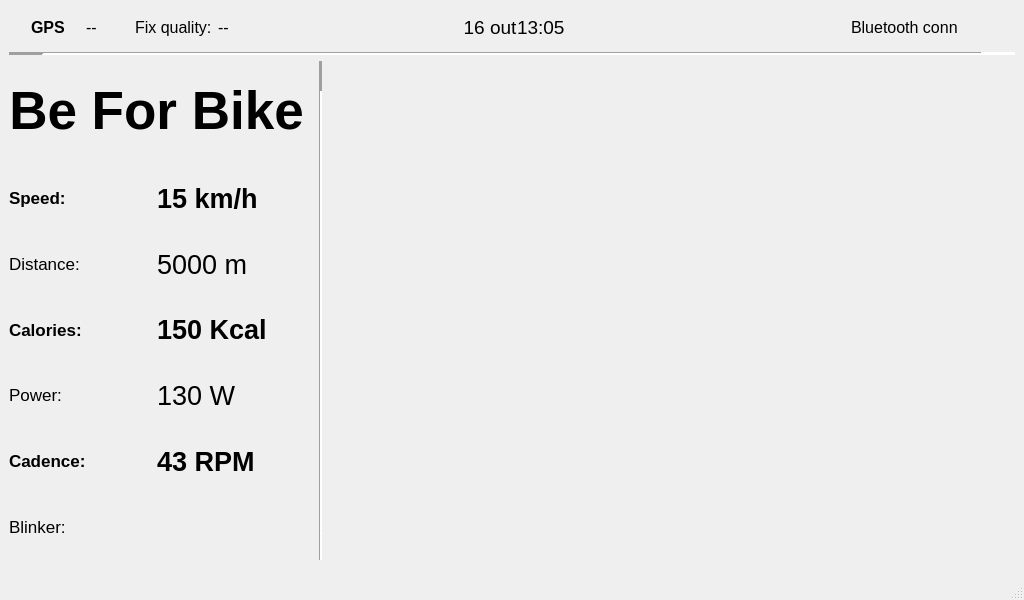
<?xml version="1.0" encoding="UTF-8"?>
<ui version="4.0">
 <class>MainWindow</class>
 <widget class="QMainWindow" name="MainWindow">
  <property name="geometry">
   <rect>
    <x>0</x>
    <y>0</y>
    <width>1024</width>
    <height>600</height>
   </rect>
  </property>
  <property name="minimumSize">
   <size>
    <width>1024</width>
    <height>600</height>
   </size>
  </property>
  <property name="maximumSize">
   <size>
    <width>1024</width>
    <height>600</height>
   </size>
  </property>
  <property name="windowTitle">
   <string>MainWindow</string>
  </property>
  <widget class="QWidget" name="centralwidget">
   <layout class="QVBoxLayout" name="verticalLayout_2">
    <item>
     <widget class="QFrame" name="frame">
      <property name="mouseTracking">
       <bool>false</bool>
      </property>
      <property name="frameShape">
       <enum>QFrame::Shape::NoFrame</enum>
      </property>
      <property name="frameShadow">
       <enum>QFrame::Shadow::Raised</enum>
      </property>
      <property name="lineWidth">
       <number>0</number>
      </property>
      <layout class="QHBoxLayout" name="horizontalLayout_2">
       <property name="spacing">
        <number>0</number>
       </property>
       <property name="leftMargin">
        <number>0</number>
       </property>
       <property name="topMargin">
        <number>0</number>
       </property>
       <property name="rightMargin">
        <number>0</number>
       </property>
       <property name="bottomMargin">
        <number>0</number>
       </property>
       <item alignment="Qt::AlignmentFlag::AlignLeft">
        <widget class="QFrame" name="frame_5">
         <property name="frameShape">
          <enum>QFrame::Shape::NoFrame</enum>
         </property>
         <property name="frameShadow">
          <enum>QFrame::Shadow::Raised</enum>
         </property>
         <layout class="QHBoxLayout" name="horizontalLayout_11">
          <item alignment="Qt::AlignmentFlag::AlignLeft">
           <widget class="QLabel" name="gps_icon_label">
            <property name="maximumSize">
             <size>
              <width>60</width>
              <height>16777215</height>
             </size>
            </property>
            <property name="text">
             <string/>
            </property>
            <property name="pixmap">
             <pixmap>icons/gps_off.svg</pixmap>
            </property>
            <property name="alignment">
             <set>Qt::AlignmentFlag::AlignRight|Qt::AlignmentFlag::AlignTrailing|Qt::AlignmentFlag::AlignVCenter</set>
            </property>
           </widget>
          </item>
          <item>
           <widget class="QLabel" name="label_26">
            <property name="font">
             <font>
              <pointsize>12</pointsize>
              <bold>true</bold>
             </font>
            </property>
            <property name="text">
             <string>GPS</string>
            </property>
           </widget>
          </item>
          <item alignment="Qt::AlignmentFlag::AlignLeft">
           <widget class="QLabel" name="label_19">
            <property name="maximumSize">
             <size>
              <width>40</width>
              <height>16777215</height>
             </size>
            </property>
            <property name="font">
             <font>
              <pointsize>12</pointsize>
             </font>
            </property>
            <property name="text">
             <string/>
            </property>
            <property name="pixmap">
             <pixmap>icons/satellite-dish.png</pixmap>
            </property>
           </widget>
          </item>
          <item alignment="Qt::AlignmentFlag::AlignLeft">
           <widget class="QLabel" name="satellities_label">
            <property name="minimumSize">
             <size>
              <width>30</width>
              <height>0</height>
             </size>
            </property>
            <property name="maximumSize">
             <size>
              <width>20</width>
              <height>16777215</height>
             </size>
            </property>
            <property name="font">
             <font>
              <pointsize>12</pointsize>
             </font>
            </property>
            <property name="text">
             <string>--</string>
            </property>
           </widget>
          </item>
          <item>
           <widget class="QLabel" name="label_23">
            <property name="text">
             <string/>
            </property>
            <property name="pixmap">
             <pixmap>icons/mobile.png</pixmap>
            </property>
           </widget>
          </item>
          <item>
           <widget class="QLabel" name="label_25">
            <property name="font">
             <font>
              <pointsize>12</pointsize>
             </font>
            </property>
            <property name="text">
             <string>Fix quality:</string>
            </property>
           </widget>
          </item>
          <item alignment="Qt::AlignmentFlag::AlignLeft">
           <widget class="QLabel" name="fix_quality_label">
            <property name="minimumSize">
             <size>
              <width>15</width>
              <height>0</height>
             </size>
            </property>
            <property name="font">
             <font>
              <pointsize>12</pointsize>
             </font>
            </property>
            <property name="text">
             <string>--</string>
            </property>
            <property name="margin">
             <number>0</number>
            </property>
           </widget>
          </item>
         </layout>
        </widget>
       </item>
       <item>
        <widget class="QFrame" name="frame_14">
         <property name="frameShape">
          <enum>QFrame::Shape::NoFrame</enum>
         </property>
         <property name="frameShadow">
          <enum>QFrame::Shadow::Plain</enum>
         </property>
         <layout class="QHBoxLayout" name="horizontalLayout_5">
          <property name="spacing">
           <number>0</number>
          </property>
          <property name="topMargin">
           <number>0</number>
          </property>
          <property name="rightMargin">
           <number>0</number>
          </property>
          <property name="bottomMargin">
           <number>0</number>
          </property>
          <item alignment="Qt::AlignmentFlag::AlignRight|Qt::AlignmentFlag::AlignVCenter">
           <widget class="QLabel" name="date_label">
            <property name="font">
             <font>
              <pointsize>14</pointsize>
             </font>
            </property>
            <property name="lineWidth">
             <number>0</number>
            </property>
            <property name="text">
             <string>16 out</string>
            </property>
            <property name="alignment">
             <set>Qt::AlignmentFlag::AlignHCenter|Qt::AlignmentFlag::AlignTop</set>
            </property>
            <property name="margin">
             <number>7</number>
            </property>
           </widget>
          </item>
          <item alignment="Qt::AlignmentFlag::AlignLeft|Qt::AlignmentFlag::AlignVCenter">
           <widget class="QLabel" name="time_label">
            <property name="font">
             <font>
              <pointsize>14</pointsize>
             </font>
            </property>
            <property name="text">
             <string>13:05</string>
            </property>
            <property name="margin">
             <number>7</number>
            </property>
           </widget>
          </item>
         </layout>
        </widget>
       </item>
       <item alignment="Qt::AlignmentFlag::AlignRight">
        <widget class="QFrame" name="frame_13">
         <property name="frameShape">
          <enum>QFrame::Shape::NoFrame</enum>
         </property>
         <property name="frameShadow">
          <enum>QFrame::Shadow::Raised</enum>
         </property>
         <layout class="QHBoxLayout" name="horizontalLayout_4">
          <property name="spacing">
           <number>0</number>
          </property>
          <property name="leftMargin">
           <number>0</number>
          </property>
          <property name="topMargin">
           <number>0</number>
          </property>
          <property name="rightMargin">
           <number>0</number>
          </property>
          <property name="bottomMargin">
           <number>0</number>
          </property>
          <item alignment="Qt::AlignmentFlag::AlignRight">
           <widget class="QLabel" name="label_28">
            <property name="font">
             <font>
              <pointsize>12</pointsize>
             </font>
            </property>
            <property name="text">
             <string>Bluetooth conn</string>
            </property>
           </widget>
          </item>
          <item alignment="Qt::AlignmentFlag::AlignRight">
           <widget class="QLabel" name="app_bt_label">
            <property name="minimumSize">
             <size>
              <width>50</width>
              <height>0</height>
             </size>
            </property>
            <property name="maximumSize">
             <size>
              <width>60</width>
              <height>16777215</height>
             </size>
            </property>
            <property name="text">
             <string/>
            </property>
            <property name="pixmap">
             <pixmap>icons/app_bt_off.svg</pixmap>
            </property>
            <property name="alignment">
             <set>Qt::AlignmentFlag::AlignRight|Qt::AlignmentFlag::AlignTrailing|Qt::AlignmentFlag::AlignVCenter</set>
            </property>
           </widget>
          </item>
          <item alignment="Qt::AlignmentFlag::AlignRight">
           <widget class="QLabel" name="crank_bt_label">
            <property name="maximumSize">
             <size>
              <width>70</width>
              <height>16777215</height>
             </size>
            </property>
            <property name="text">
             <string/>
            </property>
            <property name="pixmap">
             <pixmap>icons/crank_bt_off.png</pixmap>
            </property>
           </widget>
          </item>
         </layout>
        </widget>
       </item>
      </layout>
     </widget>
    </item>
    <item>
     <widget class="Line" name="line">
      <property name="lineWidth">
       <number>35</number>
      </property>
      <property name="orientation">
       <enum>Qt::Orientation::Horizontal</enum>
      </property>
     </widget>
    </item>
    <item>
     <widget class="QFrame" name="frame_2">
      <property name="frameShape">
       <enum>QFrame::Shape::NoFrame</enum>
      </property>
      <property name="frameShadow">
       <enum>QFrame::Shadow::Raised</enum>
      </property>
      <property name="lineWidth">
       <number>0</number>
      </property>
      <layout class="QHBoxLayout" name="horizontalLayout">
       <property name="spacing">
        <number>0</number>
       </property>
       <property name="leftMargin">
        <number>0</number>
       </property>
       <property name="topMargin">
        <number>0</number>
       </property>
       <property name="rightMargin">
        <number>0</number>
       </property>
       <item>
        <widget class="QFrame" name="frame_3">
         <property name="frameShape">
          <enum>QFrame::Shape::NoFrame</enum>
         </property>
         <property name="frameShadow">
          <enum>QFrame::Shadow::Raised</enum>
         </property>
         <layout class="QVBoxLayout" name="verticalLayout">
          <property name="spacing">
           <number>0</number>
          </property>
          <property name="leftMargin">
           <number>0</number>
          </property>
          <property name="topMargin">
           <number>0</number>
          </property>
          <property name="rightMargin">
           <number>15</number>
          </property>
          <property name="bottomMargin">
           <number>0</number>
          </property>
          <item>
           <widget class="QFrame" name="frame_12">
            <property name="frameShape">
             <enum>QFrame::Shape::NoFrame</enum>
            </property>
            <property name="frameShadow">
             <enum>QFrame::Shadow::Raised</enum>
            </property>
            <property name="lineWidth">
             <number>0</number>
            </property>
            <layout class="QVBoxLayout" name="verticalLayout_3">
             <property name="spacing">
              <number>0</number>
             </property>
             <property name="leftMargin">
              <number>0</number>
             </property>
             <property name="topMargin">
              <number>20</number>
             </property>
             <property name="rightMargin">
              <number>0</number>
             </property>
             <property name="bottomMargin">
              <number>10</number>
             </property>
             <item>
              <widget class="QLabel" name="label_18">
               <property name="font">
                <font>
                 <pointsize>40</pointsize>
                 <bold>true</bold>
                </font>
               </property>
               <property name="text">
                <string>Be For Bike</string>
               </property>
               <property name="textFormat">
                <enum>Qt::TextFormat::AutoText</enum>
               </property>
               <property name="alignment">
                <set>Qt::AlignmentFlag::AlignCenter</set>
               </property>
               <property name="margin">
                <number>2</number>
               </property>
              </widget>
             </item>
             <item>
              <widget class="QLabel" name="label_21">
               <property name="text">
                <string/>
               </property>
               <property name="pixmap">
                <pixmap>icons/bike (2).png</pixmap>
               </property>
               <property name="alignment">
                <set>Qt::AlignmentFlag::AlignCenter</set>
               </property>
              </widget>
             </item>
            </layout>
           </widget>
          </item>
          <item>
           <widget class="QFrame" name="frame_6">
            <property name="font">
             <font>
              <bold>true</bold>
              <underline>false</underline>
              <strikeout>false</strikeout>
              <kerning>true</kerning>
             </font>
            </property>
            <property name="frameShape">
             <enum>QFrame::Shape::NoFrame</enum>
            </property>
            <property name="frameShadow">
             <enum>QFrame::Shadow::Raised</enum>
            </property>
            <layout class="QHBoxLayout" name="horizontalLayout_6">
             <property name="spacing">
              <number>0</number>
             </property>
             <property name="leftMargin">
              <number>0</number>
             </property>
             <property name="topMargin">
              <number>0</number>
             </property>
             <property name="rightMargin">
              <number>0</number>
             </property>
             <property name="bottomMargin">
              <number>0</number>
             </property>
             <item>
              <widget class="QLabel" name="label">
               <property name="font">
                <font>
                 <pointsize>13</pointsize>
                 <bold>true</bold>
                 <underline>false</underline>
                 <strikeout>false</strikeout>
                 <kerning>true</kerning>
                </font>
               </property>
               <property name="text">
                <string>Speed:</string>
               </property>
              </widget>
             </item>
             <item>
              <widget class="QLabel" name="speed_label">
               <property name="font">
                <font>
                 <pointsize>20</pointsize>
                 <bold>true</bold>
                 <underline>false</underline>
                 <strikeout>false</strikeout>
                 <kerning>true</kerning>
                </font>
               </property>
               <property name="text">
                <string>15 km/h</string>
               </property>
              </widget>
             </item>
            </layout>
           </widget>
          </item>
          <item>
           <widget class="QFrame" name="frame_7">
            <property name="frameShape">
             <enum>QFrame::Shape::NoFrame</enum>
            </property>
            <property name="frameShadow">
             <enum>QFrame::Shadow::Raised</enum>
            </property>
            <layout class="QHBoxLayout" name="horizontalLayout_7">
             <property name="spacing">
              <number>0</number>
             </property>
             <property name="leftMargin">
              <number>0</number>
             </property>
             <property name="topMargin">
              <number>0</number>
             </property>
             <property name="rightMargin">
              <number>0</number>
             </property>
             <property name="bottomMargin">
              <number>0</number>
             </property>
             <item>
              <widget class="QLabel" name="label_3">
               <property name="font">
                <font>
                 <pointsize>13</pointsize>
                </font>
               </property>
               <property name="text">
                <string>Distance:</string>
               </property>
              </widget>
             </item>
             <item>
              <widget class="QLabel" name="distance_label">
               <property name="font">
                <font>
                 <pointsize>20</pointsize>
                </font>
               </property>
               <property name="text">
                <string>5000 m </string>
               </property>
              </widget>
             </item>
            </layout>
           </widget>
          </item>
          <item>
           <widget class="QFrame" name="frame_8">
            <property name="font">
             <font>
              <bold>true</bold>
             </font>
            </property>
            <property name="frameShape">
             <enum>QFrame::Shape::NoFrame</enum>
            </property>
            <property name="frameShadow">
             <enum>QFrame::Shadow::Raised</enum>
            </property>
            <layout class="QHBoxLayout" name="horizontalLayout_8">
             <property name="spacing">
              <number>0</number>
             </property>
             <property name="leftMargin">
              <number>0</number>
             </property>
             <property name="topMargin">
              <number>0</number>
             </property>
             <property name="rightMargin">
              <number>0</number>
             </property>
             <property name="bottomMargin">
              <number>0</number>
             </property>
             <item>
              <widget class="QLabel" name="label_5">
               <property name="font">
                <font>
                 <pointsize>13</pointsize>
                 <bold>true</bold>
                </font>
               </property>
               <property name="text">
                <string>Calories:</string>
               </property>
              </widget>
             </item>
             <item>
              <widget class="QLabel" name="calories_label">
               <property name="font">
                <font>
                 <pointsize>20</pointsize>
                 <bold>true</bold>
                </font>
               </property>
               <property name="text">
                <string>150 Kcal</string>
               </property>
              </widget>
             </item>
            </layout>
           </widget>
          </item>
          <item>
           <widget class="QFrame" name="frame_9">
            <property name="frameShape">
             <enum>QFrame::Shape::NoFrame</enum>
            </property>
            <property name="frameShadow">
             <enum>QFrame::Shadow::Raised</enum>
            </property>
            <layout class="QHBoxLayout" name="horizontalLayout_9">
             <property name="spacing">
              <number>0</number>
             </property>
             <property name="leftMargin">
              <number>0</number>
             </property>
             <property name="topMargin">
              <number>0</number>
             </property>
             <property name="rightMargin">
              <number>0</number>
             </property>
             <property name="bottomMargin">
              <number>0</number>
             </property>
             <item>
              <widget class="QLabel" name="label_7">
               <property name="font">
                <font>
                 <pointsize>13</pointsize>
                </font>
               </property>
               <property name="text">
                <string>Power:</string>
               </property>
              </widget>
             </item>
             <item>
              <widget class="QLabel" name="power_label">
               <property name="font">
                <font>
                 <pointsize>20</pointsize>
                </font>
               </property>
               <property name="text">
                <string>130 W</string>
               </property>
              </widget>
             </item>
            </layout>
           </widget>
          </item>
          <item>
           <widget class="QFrame" name="frame_10">
            <property name="font">
             <font>
              <bold>true</bold>
             </font>
            </property>
            <property name="frameShape">
             <enum>QFrame::Shape::NoFrame</enum>
            </property>
            <property name="frameShadow">
             <enum>QFrame::Shadow::Raised</enum>
            </property>
            <layout class="QHBoxLayout" name="horizontalLayout_10">
             <property name="spacing">
              <number>0</number>
             </property>
             <property name="leftMargin">
              <number>0</number>
             </property>
             <property name="topMargin">
              <number>0</number>
             </property>
             <property name="rightMargin">
              <number>0</number>
             </property>
             <property name="bottomMargin">
              <number>0</number>
             </property>
             <item>
              <widget class="QLabel" name="label_9">
               <property name="font">
                <font>
                 <pointsize>13</pointsize>
                 <bold>true</bold>
                </font>
               </property>
               <property name="text">
                <string>Cadence: </string>
               </property>
              </widget>
             </item>
             <item>
              <widget class="QLabel" name="cadence_label">
               <property name="font">
                <font>
                 <pointsize>20</pointsize>
                 <bold>true</bold>
                </font>
               </property>
               <property name="text">
                <string>43 RPM</string>
               </property>
              </widget>
             </item>
            </layout>
           </widget>
          </item>
          <item>
           <widget class="QFrame" name="frame_11">
            <property name="frameShape">
             <enum>QFrame::Shape::NoFrame</enum>
            </property>
            <property name="frameShadow">
             <enum>QFrame::Shadow::Raised</enum>
            </property>
            <layout class="QHBoxLayout" name="horizontalLayout_3">
             <property name="spacing">
              <number>0</number>
             </property>
             <property name="leftMargin">
              <number>0</number>
             </property>
             <property name="topMargin">
              <number>0</number>
             </property>
             <property name="rightMargin">
              <number>0</number>
             </property>
             <property name="bottomMargin">
              <number>0</number>
             </property>
             <item>
              <widget class="QLabel" name="label_11">
               <property name="font">
                <font>
                 <pointsize>13</pointsize>
                </font>
               </property>
               <property name="text">
                <string>Blinker:</string>
               </property>
              </widget>
             </item>
             <item>
              <widget class="QFrame" name="blinker_frame_left">
               <property name="frameShape">
                <enum>QFrame::Shape::NoFrame</enum>
               </property>
               <property name="frameShadow">
                <enum>QFrame::Shadow::Raised</enum>
               </property>
               <layout class="QVBoxLayout" name="verticalLayout_5">
                <property name="spacing">
                 <number>0</number>
                </property>
                <property name="leftMargin">
                 <number>0</number>
                </property>
                <property name="topMargin">
                 <number>0</number>
                </property>
                <property name="rightMargin">
                 <number>0</number>
                </property>
                <property name="bottomMargin">
                 <number>0</number>
                </property>
                <item>
                 <widget class="QLabel" name="blinker_label_left">
                  <property name="text">
                   <string/>
                  </property>
                  <property name="pixmap">
                   <pixmap>icons/arrow_left_off.svg</pixmap>
                  </property>
                  <property name="scaledContents">
                   <bool>false</bool>
                  </property>
                  <property name="alignment">
                   <set>Qt::AlignmentFlag::AlignCenter</set>
                  </property>
                  <property name="wordWrap">
                   <bool>false</bool>
                  </property>
                 </widget>
                </item>
               </layout>
              </widget>
             </item>
             <item>
              <widget class="QFrame" name="blinker_frame_right">
               <property name="frameShape">
                <enum>QFrame::Shape::NoFrame</enum>
               </property>
               <property name="frameShadow">
                <enum>QFrame::Shadow::Raised</enum>
               </property>
               <layout class="QVBoxLayout" name="verticalLayout_6">
                <property name="spacing">
                 <number>0</number>
                </property>
                <property name="leftMargin">
                 <number>0</number>
                </property>
                <property name="topMargin">
                 <number>0</number>
                </property>
                <property name="rightMargin">
                 <number>0</number>
                </property>
                <property name="bottomMargin">
                 <number>0</number>
                </property>
                <item>
                 <widget class="QLabel" name="blinker_label_right">
                  <property name="lineWidth">
                   <number>4</number>
                  </property>
                  <property name="text">
                   <string/>
                  </property>
                  <property name="pixmap">
                   <pixmap>icons/arrow_right_off.svg</pixmap>
                  </property>
                 </widget>
                </item>
               </layout>
              </widget>
             </item>
            </layout>
           </widget>
          </item>
         </layout>
        </widget>
       </item>
       <item>
        <widget class="Line" name="line_2">
         <property name="lineWidth">
          <number>30</number>
         </property>
         <property name="orientation">
          <enum>Qt::Orientation::Vertical</enum>
         </property>
        </widget>
       </item>
       <item>
        <widget class="QFrame" name="map_frame_original">
         <property name="minimumSize">
          <size>
           <width>700</width>
           <height>500</height>
          </size>
         </property>
         <property name="frameShape">
          <enum>QFrame::Shape::NoFrame</enum>
         </property>
         <property name="frameShadow">
          <enum>QFrame::Shadow::Raised</enum>
         </property>
         <layout class="QVBoxLayout" name="verticalLayout_4">
          <property name="spacing">
           <number>0</number>
          </property>
          <property name="leftMargin">
           <number>15</number>
          </property>
          <property name="topMargin">
           <number>0</number>
          </property>
          <property name="rightMargin">
           <number>15</number>
          </property>
          <property name="bottomMargin">
           <number>0</number>
          </property>
          <item>
           <widget class="QFrame" name="map_frame">
            <property name="maximumSize">
             <size>
              <width>16777215</width>
              <height>440</height>
             </size>
            </property>
            <property name="frameShape">
             <enum>QFrame::Shape::NoFrame</enum>
            </property>
            <property name="frameShadow">
             <enum>QFrame::Shadow::Raised</enum>
            </property>
           </widget>
          </item>
         </layout>
        </widget>
       </item>
      </layout>
     </widget>
    </item>
   </layout>
  </widget>
  <widget class="QStatusBar" name="statusbar"/>
 </widget>
 <resources/>
 <connections/>
</ui>
